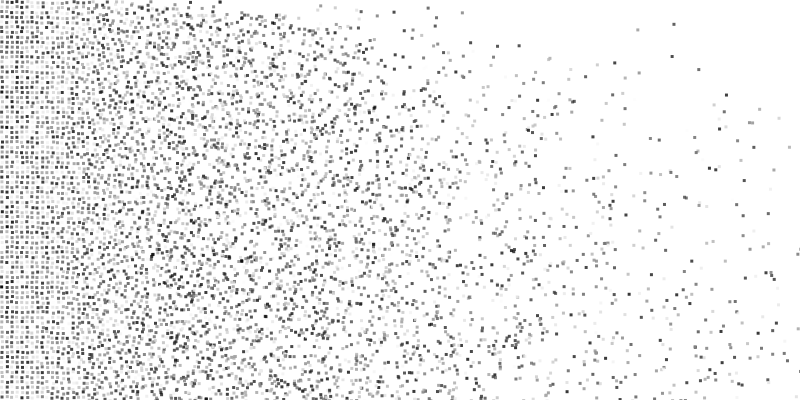
Frame 1 (no input)
Frame 60 (the mouse pressed at the canvas centre just before this capture): identical to frame 1, image omitted
Frame 120 (the mouse held since frame 60 and released just before this capture): identical to frame 1, image omitted

The Processing sketch that drew this single still picture (run headless with seeded random() and noise(); from frame 60 on, the mouse is pressed at the canvas centre):

// Processing sketch: processing_24128
// ── processing_24128.pde

//Alex Polglase
 
//Check PDf EXPORT on processing.org
  
//what happens if you change these both to 50? what are they doing to the pattern?
int patternSeperationX = 5;
int patternSeperationY = 5;
  
float position = 1.001;
float trans = 255;
 
void setup(){
  size(800,400);
background (255);
    
  //the white box simply shows you the space your pattern gets drawn in
  fill(255);
  noStroke();
  rect(0,0,patternSeperationX,patternSeperationY);
  stroke(0);
    
  for(int i = 0; i < width/patternSeperationX; i++){
      for(int j = 0; j < height/patternSeperationY; j++){
        pushMatrix();
        translate(i*patternSeperationX, j*patternSeperationY);
        yourFunction();
        popMatrix();
      }
  }
    
}
  
  
void draw()
{

}
  
  
void yourFunction(){

  noStroke ();
  fill (random (0,255), random (200, trans));
  rect (random (0,position),random (0,position),3,3);

  position = position * 1.00091;
  trans = trans - 0.1;
}
  

 
 
   
  
